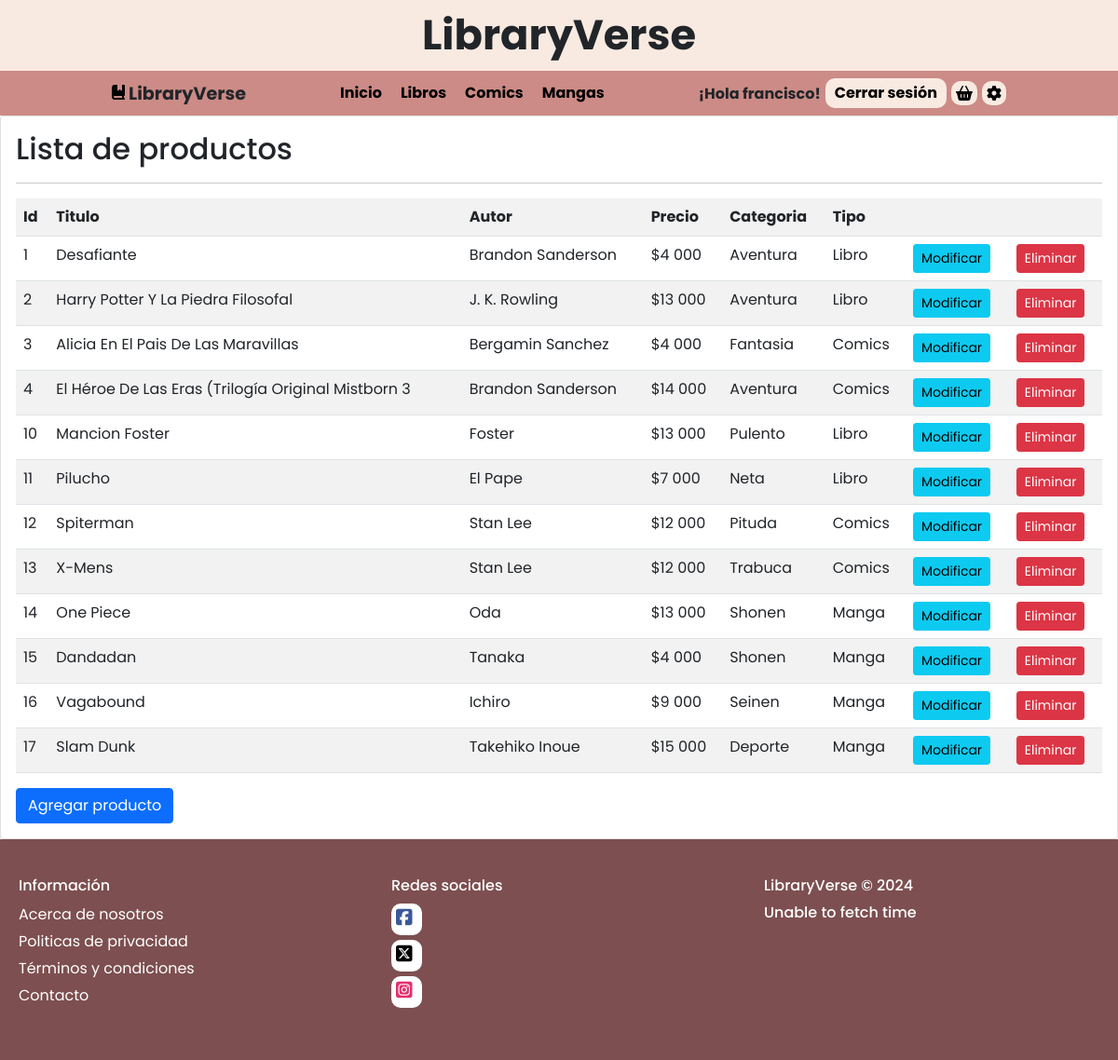
The app's page /adminList/ (signed in), older data.
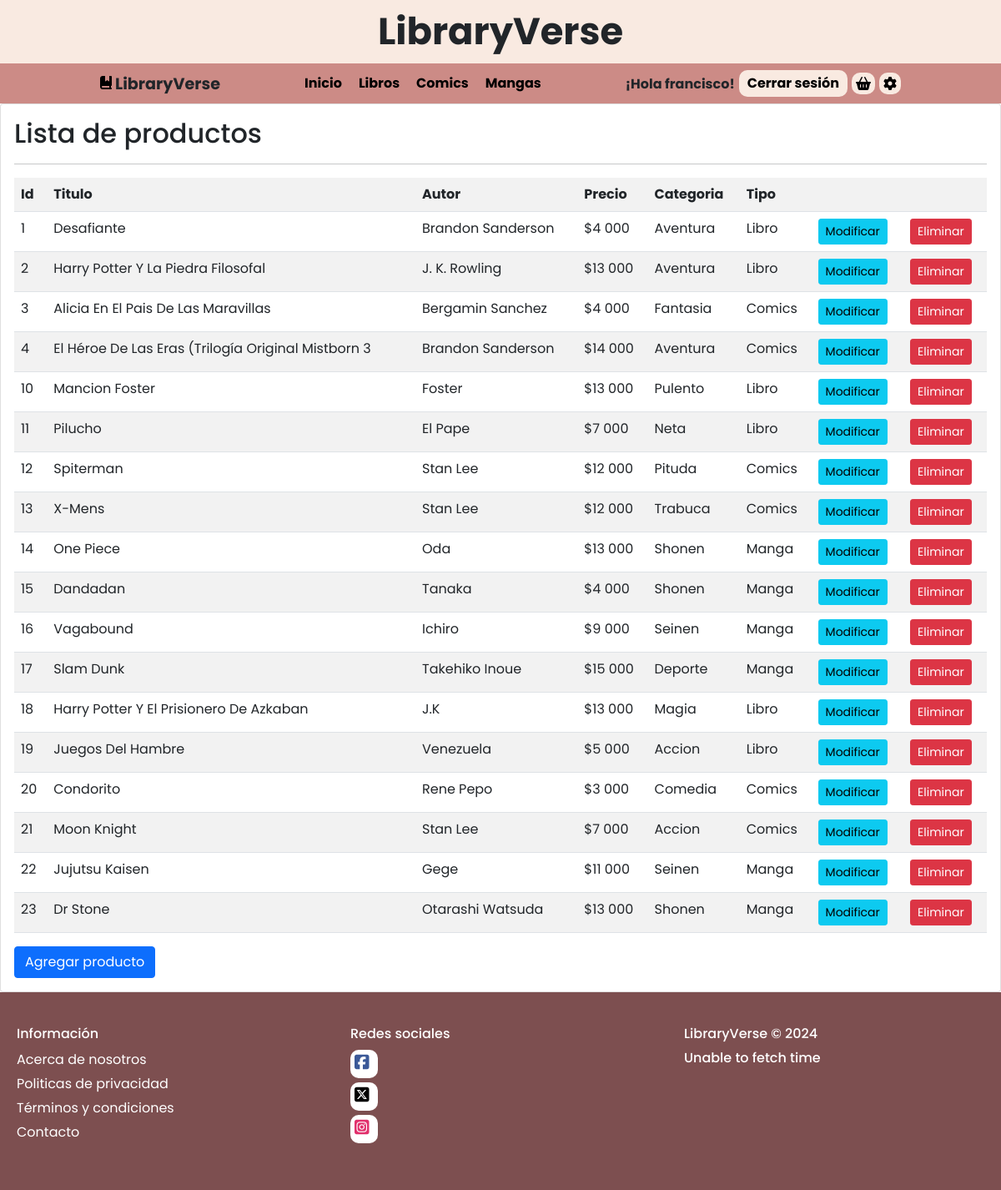
The same page, newer data.
### Library_app/models.py (models this page shows, shortened)
class Producto(models.Model):
    titulo = models.CharField(max_length=50)
    autor = models.CharField(max_length=50)
    portada = models.ImageField(upload_to="productos", null=True)
    precio = models.IntegerField(default=precio_random)
    categoria = models.CharField(max_length=60)
    tipolibro= models.ForeignKey(TipoLibro, on_delete=models.PROTECT)

class TipoLibro(models.Model):
    tipo = models.CharField(max_length=50)
    def __str__(self):
        return self.tipo

### Library_app/views.py (the view)
# urls.py: path('adminList/', adminList, name="adminList"),
@permission_required('Library_app.view_producto')
def adminList(request):
        productos = Producto.objects.all()
        data = {
                'productos': productos
        }
        return render(request, 'app/adminList.html', data)

### Library_app/templates/app/adminList.html
{% extends 'app/base.html' %}
{% block contenedor %}
{% load humanize %}
<div class="card">
    <div class="card-body">
        <h2>Lista de productos</h2>
        <hr>
        <table class="table table-striped table-hover table-responsive-sm">
            <tr>
                <th>Id</th>
                <th>Titulo</th>
                <th>Autor</th>
                <th>Precio</th>
                <th>Categoria</th>
                <th>Tipo</th>
                <th></th>
                <th></th>
            </tr>
            {% for p in productos %}
            <tr>
                <td>{{p.id}}</td>
                <td>{{ p.titulo | title }}</td>
                <td>{{ p.autor | title }}</td>
                <td>${{ p.precio | intcomma }}</td>
                <td>{{ p.categoria | title }}</td>
                <td>{{ p.tipolibro | title }}</td>
                <td><a href="{% url 'adminUp' p.id %}" class="btn btn-info btn-sm">Modificar</a></td>
                <td><a href="{% url 'adminDelete' p.id %}" class="btn btn-danger btn-sm">Eliminar</a></td>
            </tr>
            {% endfor %}
        </table>
        <a href="{% url 'adminAdd' %}" class="btn btn-primary">Agregar producto</a>
    </div>
</div>
{% endblock %}

Row changes from the older to the newer data that the page shows:
added Producto: id "18", titulo "Harry Potter Y El Prisionero De Azkaban", autor "J.K", precio "13 000", categoria "Magia", tipolibro "Libro"
added Producto: id "19", titulo "Juegos Del Hambre", autor "Venezuela", precio "5 000", categoria "Accion", tipolibro "Libro"
added Producto: id "20", titulo "Condorito", autor "Rene Pepo", precio "3 000", categoria "Comedia", tipolibro "Comics"
added Producto: id "21", titulo "Moon Knight", autor "Stan Lee", precio "7 000", categoria "Accion", tipolibro "Comics"
added Producto: id "22", titulo "Jujutsu Kaisen", autor "Gege", precio "11 000", categoria "Seinen", tipolibro "Manga"
added Producto: id "23", titulo "Dr Stone", autor "Otarashi Watsuda", precio "13 000", categoria "Shonen", tipolibro "Manga"
